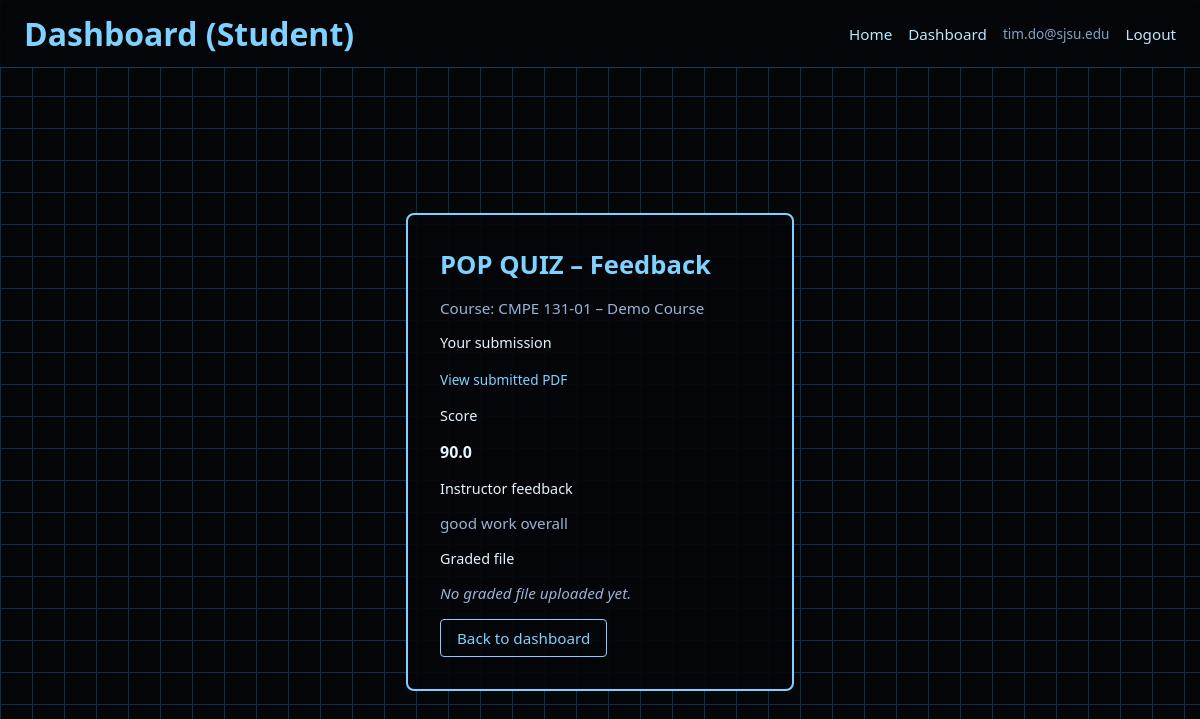
Screenshot of /submissions/1 (signed in) with the database file from the repository.
### app/models.py (models this page shows, shortened)
class User(db.Model, UserMixin):
    id = db.Column(db.Integer, primary_key=True)
    email = db.Column(db.String(255), unique=True, nullable=False)
    password_hash = db.Column(db.String(255), nullable=False)
    role = db.Column(db.String(32), nullable=False, default="student")  # "student" or "instructor"
    enrollments = db.relationship("Enrollment", back_populates="user", cascade="all, delete-orphan")
    submissions = db.relationship("Submission", back_populates="student", cascade="all, delete-orphan")

class Assignment(db.Model):
    id = db.Column(db.Integer, primary_key=True)
    course_id = db.Column(db.Integer, db.ForeignKey("course.id"), nullable=False)
    title = db.Column(db.String(255), nullable=False)
    description = db.Column(db.Text, nullable=True)
    due_date = db.Column(db.DateTime, nullable=True)
    created_at = db.Column(db.DateTime, default=datetime.utcnow)
    prompt_file_path = db.Column(db.String(512), nullable=True)
    course = db.relationship("Course", back_populates="assignments")
    submissions = db.relationship("Submission", back_populates="assignment", cascade="all, delete-orphan")
    rubric_items = db.relationship("RubricItem", back_populates="assignment", cascade="all, delete-orphan")

class Course(db.Model):
    id = db.Column(db.Integer, primary_key=True)
    code = db.Column(db.String(64), nullable=False)
    title = db.Column(db.String(255), nullable=True)
    enrollments = db.relationship("Enrollment", back_populates="course", cascade="all, delete-orphan")
    assignments = db.relationship("Assignment", back_populates="course", cascade="all, delete-orphan")

class Submission(db.Model):
    id = db.Column(db.Integer, primary_key=True)
    assignment_id = db.Column(db.Integer, db.ForeignKey("assignment.id"), nullable=False)
    student_id = db.Column(db.Integer, db.ForeignKey("user.id"), nullable=False)
    created_at = db.Column(db.DateTime, default=datetime.utcnow)
    submitted_at = db.Column(db.DateTime, nullable=True)
    graded_at = db.Column(db.DateTime, nullable=True)
    total_score = db.Column(db.Float, nullable=True)
    general_comment = db.Column(db.Text, nullable=True)
    file_path = db.Column(db.String(512), nullable=True)
    student_file_path = db.Column(db.String(512), nullable=True)
    graded_file_path = db.Column(db.String(512), nullable=True)
    assignment = db.relationship("Assignment", back_populates="submissions")
    student = db.relationship("User", back_populates="submissions")
    rubric_scores = db.relationship("SubmissionRubricScore", back_populates="submission", cascade="all, delete-orphan")

### app/main/routes.py (the view)
@main_bp.route("/submissions/<int:submission_id>")
@login_required
def view_submission(submission_id):
    submission = Submission.query.get_or_404(submission_id)
    assignment = submission.assignment
    rubric_items = RubricItem.query.filter_by(assignment_id=assignment.id).all()
    return render_template(
        "main/submission_detail.html",
        submission=submission,
        assignment=assignment,
        rubric_items=rubric_items,
    )

### app/__init__.py (called while the page is built)
@login_manager.user_loader
def load_user(user_id: str):
    try:
        from .models import User
        return User.query.get(int(user_id))
    except Exception:
        return None

### app/templates/main/submission_detail.html (shortened to what this page needs)
{% extends "base.html" %}
{% block header_title %}
  {% if current_user.role == "instructor" %}
    Dashboard (Instructor)
  {% else %}
    Dashboard (Student)
  {% endif %}
{% endblock %}
{% block content %}
<div class="center-wrapper">
  <div class="auth-card">
    <h1 class="page-title">{{ assignment.title }} – Feedback</h1>
    <p class="muted">
      Course: {{ assignment.course.code }}{% if assignment.course.title %} – {{ assignment.course.title }}{% endif %}
    </p>
    <div class="form-group">
      <div class="form-label">Your submission</div>
      {% if submission.student_file_path %}
        <p>
          <a
            href="{{ url_for('main.uploaded_file', filename=submission.student_file_path) }}"
            class="small-link"
            target="_blank"
          >
            View submitted PDF
          </a>
        </p>
      {% else %}
        <p class="muted">No submission file uploaded.</p>
      {% endif %}
    </div>
    <div class="form-group">
      <div class="form-label">Score</div>
      {% if submission.total_score is not none %}
        <p><strong>{{ submission.total_score }}</strong></p>
      {% else %}
        <p class="muted"><em>Not graded yet</em></p>
      {% endif %}
    </div>
    <div class="form-group">
      <div class="form-label">Instructor feedback</div>
      {% if submission.general_comment %}
        <p class="muted">{{ submission.general_comment }}</p>
      {% else %}
        <p class="muted"><em>No written feedback yet.</em></p>
      {% endif %}
    </div>
    <div class="form-group">
      <div class="form-label">Graded file</div>
      {% if submission.graded_file_path %}
        <p>
          <a
            href="{{ url_for('main.uploaded_file', filename=submission.graded_file_path) }}"
            class="small-link"
            target="_blank"
          >
            View graded PDF
          </a>
        </p>
      {% else %}
        <p class="muted"><em>No graded file uploaded yet.</em></p>
      {% endif %}
    </div>
    <div class="button-row" style="margin-top: 1rem;">
      <a href="{{ url_for('main.dashboard', course_id=assignment.course_id) }}" class="btn btn-outline">
        Back to dashboard
      </a>
    </div>
  </div>
</div>
{% endblock %}

### app/templates/base.html (shortened to what this page needs)
<!doctype html>
<html lang="en">
<head>
  <link rel="stylesheet" href="{{ url_for('static', filename='styles.css') }}">
</head>
<body class="grid-bg">
  <header class="app-header">
    <div class="app-title">
      {% block header_title %}Scanva{% endblock %}
    </div>
    <nav class="nav">
      <a href="{{ url_for('main.index') }}">Home</a>
      {% if current_user.is_authenticated %}
        <a href="{{ url_for('main.dashboard') }}">Dashboard</a>
        <span class="nav-user">{{ current_user.email }}</span>
        <a href="{{ url_for('auth.logout') }}">Logout</a>
      {% else %}
        <a href="{{ url_for('auth.login') }}">Login</a>
        <a href="{{ url_for('auth.register') }}">Create account</a>
      {% endif %}
    </nav>
  </header>
  <main class="main-container">
    {% block content %}{% endblock %}
  </main>
</body>
</html>

### app/static/styles.css (style rules this page uses)
body { margin: 0; font-family: system-ui, -apple-system, BlinkMacSystemFont, "Segoe UI", sans-serif; }
.grid-bg { min-height: 100vh; background-color: #050608; background-image: linear-gradient(#0c304f 1px, transparent 1px), linear-gradient(90deg, #0c304f 1px, transparent 1px); background-size: 32px 32px; color: #e5f4ff; }
.app-header { display: flex; align-items: center; justify-content: space-between; padding: 0.75rem 1.5rem; border-bottom: 1px solid #1a3a5a; background: rgba(5, 6, 8, 0.9); backdrop-filter: blur(8px); }
.app-title { font-size: 2rem; font-weight: 600; color: #7fd1ff; }
.nav { display: flex; gap: 1rem; align-items: center; }
.nav a { text-decoration: none; color: #bfe6ff; font-size: 0.95rem; }
.nav-user { font-size: 0.85rem; color: #80a2c4; }
.main-container { padding: 1.5rem; }
.center-wrapper { display: flex; align-items: center; justify-content: center; min-height: calc(100vh - 80px); }
.auth-card, .home-card { min-width: 320px; max-width: 480px; border: 2px solid #7fd1ff; border-radius: 8px; padding: 2rem; background: rgba(5, 6, 8, 0.92); }
.page-title { margin-top: 0; margin-bottom: 1rem; font-size: 1.6rem; color: #7fd1ff; }
.muted { color: #9ab3d6; font-size: 0.95rem; }
.form-group { margin-bottom: 1rem; }
.form-label { display: block; margin-bottom: 0.35rem; font-size: 0.9rem; color: #e5f4ff; }
.button-row { display: flex; gap: 0.75rem; }
.btn { border-radius: 4px; padding: 0.5rem 1rem; border: 1px solid #7fd1ff; font-size: 0.95rem; cursor: pointer; text-decoration: none; text-align: center; }
.btn-outline { background: transparent; color: #7fd1ff; }
.small-link { font-size: 0.85rem; color: #7fd1ff; text-decoration: none; }

### rows the page displays
User: email "tim.do@sjsu.edu"
Assignment: title "POP QUIZ"
Course: course.code "CMPE 131-01", course "Demo Course"
Submission: total_score "90.0", general_comment "good work overall"
